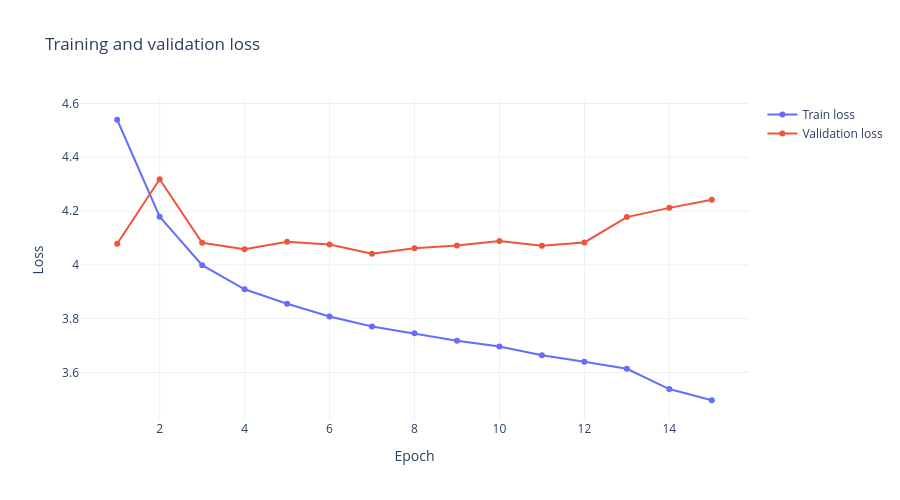

This figure's notebook cell:
### Markdown cell above
## Training diagnostics and company-level forecast plots

This section shows training/validation loss curves and lets you inspect actual-vs-predicted behavior for any company in the test set.

### Code cell
# Plot training and validation loss curves when the Trainer callback was run

loss_history = globals().get('loss_history')
train_losses = getattr(loss_history, 'train_losses', [])
val_losses = getattr(loss_history, 'val_losses', [])

if len(train_losses) > 0 or len(val_losses) > 0:
    loss_fig = go.Figure()
    if len(train_losses) > 0:
        loss_fig.add_trace(go.Scatter(
            x=list(range(1, len(train_losses) + 1)),
            y=train_losses,
            mode='lines+markers',
            name='Train loss'
        ))
    if len(val_losses) > 0:
        loss_fig.add_trace(go.Scatter(
            x=list(range(1, len(val_losses) + 1)),
            y=val_losses,
            mode='lines+markers',
            name='Validation loss'
        ))
    loss_fig.update_layout(
        title='Training and validation loss',
        xaxis_title='Epoch',
        yaxis_title='Loss',
        template='plotly_white',
        height=500,
    )
    loss_fig.show()
else:
    print('Loss history is unavailable. Run the Trainer setup and training cells first.')

### Figure 1 — Plotly figure (JSON) as saved in the notebook; plotly's stock layout.template omitted (floating-point values rounded to 4 significant figures)
{"data": [{"mode": "lines+markers", "name": "Train loss", "type": "scatter", "x": [1, 2, 3, 4, 5, 6, 7, 8, 9, 10, 11, 12, 13, 14, 15], "y": [4.54, 4.179, 3.999, 3.909, 3.856, 3.808, 3.771, 3.745, 3.718, 3.696, 3.664, 3.64, 3.614, 3.538, 3.497]}, {"mode": "lines+markers", "name": "Validation loss", "type": "scatter", "x": [1, 2, 3, 4, 5, 6, 7, 8, 9, 10, 11, 12, 13, 14, 15], "y": [4.078, 4.318, 4.082, 4.058, 4.086, 4.076, 4.041, 4.062, 4.072, 4.088, 4.071, 4.083, 4.178, 4.212, 4.242]}], "layout": {"height": 500, "title": {"text": "Training and validation loss"}, "xaxis": {"title": {"text": "Epoch"}}, "yaxis": {"title": {"text": "Loss"}}}}
